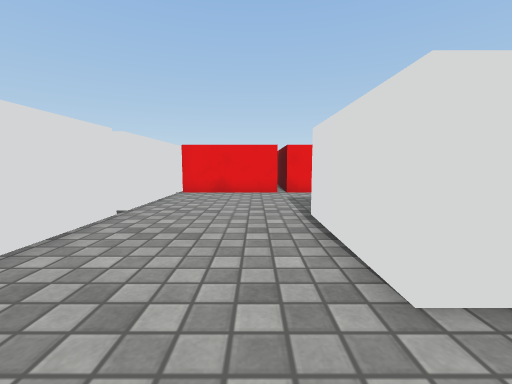
view 1 (above)

24 first-person views from a walk through a 3-D level made in the Unity game engine. The camera is 0.58 m above the floor, tilts 6° down and sees 90° across. The floor is counted in squares, 0.5 m on a side. Each view is taken from the middle of a square. On the plan, view 1 faces up. The plan holds only what a view shows up to about 12 squares ahead; the rest is blank. The place goes on beyond the plan. Surface patterns are stand-ins for the level's own textures.

view 2
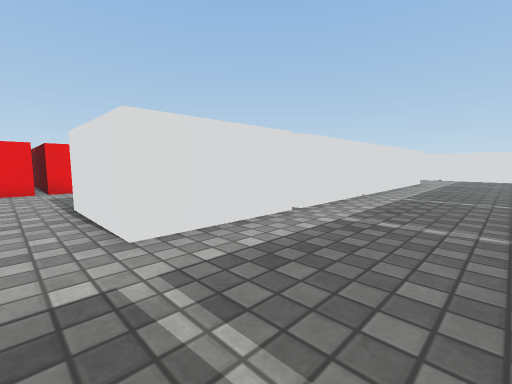

view 3
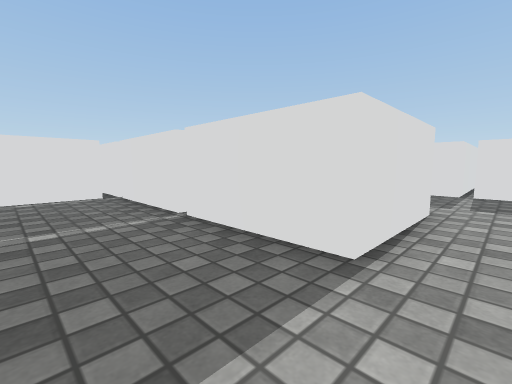

view 4
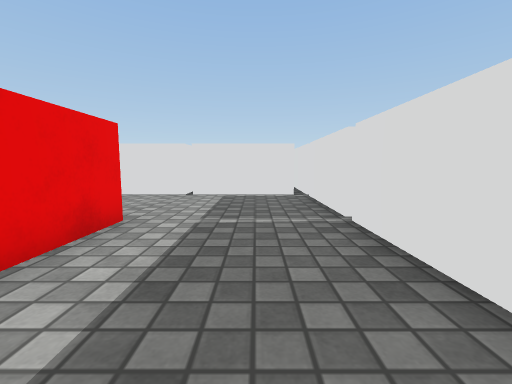

view 5
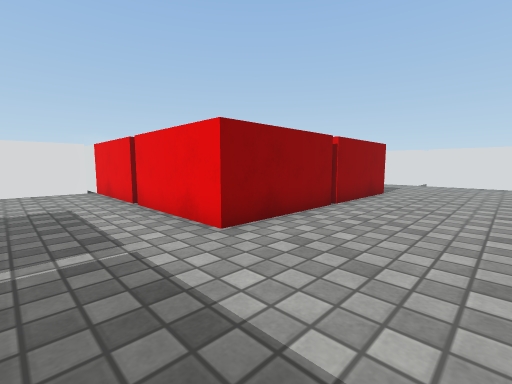

view 6
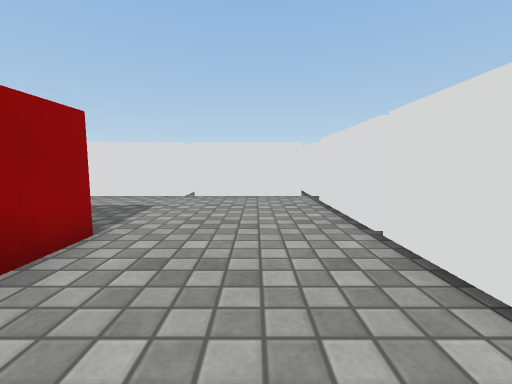

view 7
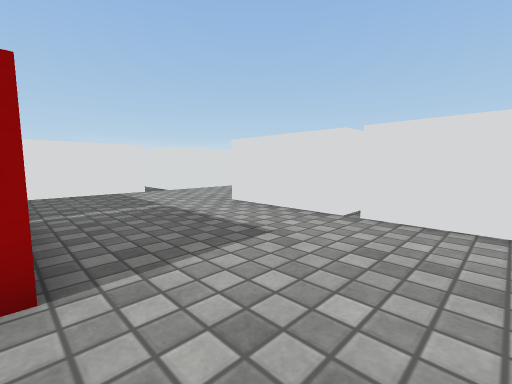

view 8
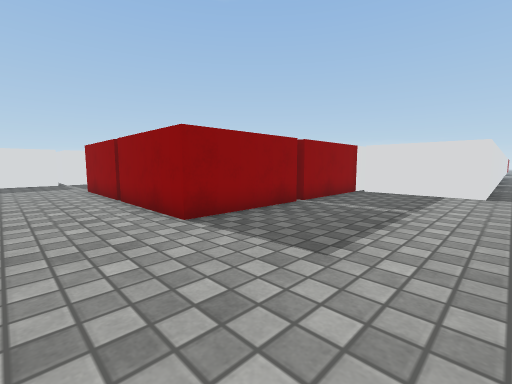

view 9
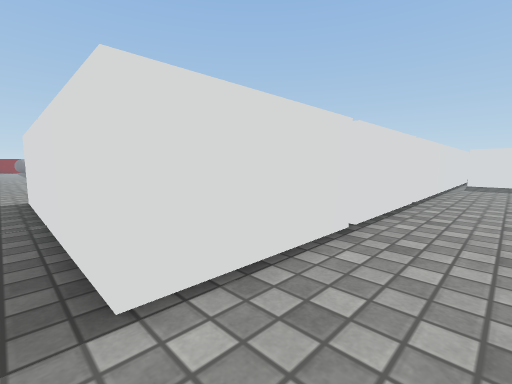

view 10
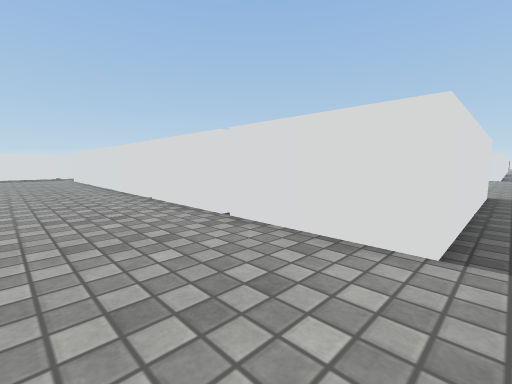

view 11
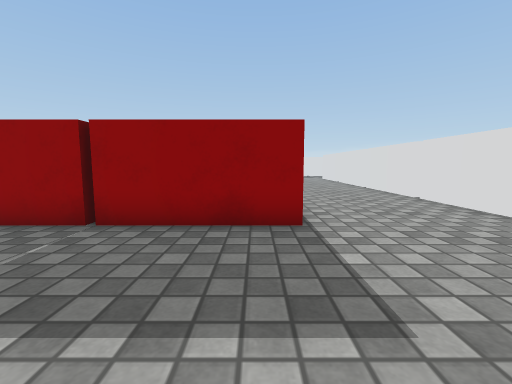

view 12
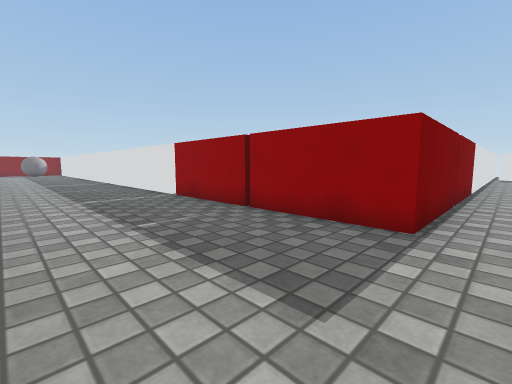

view 13
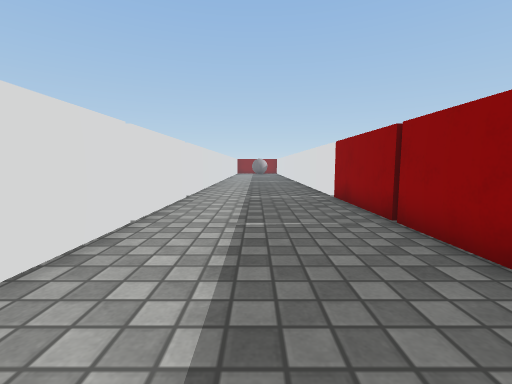

view 14
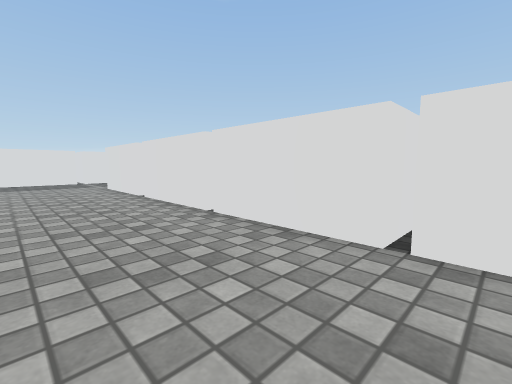

view 15
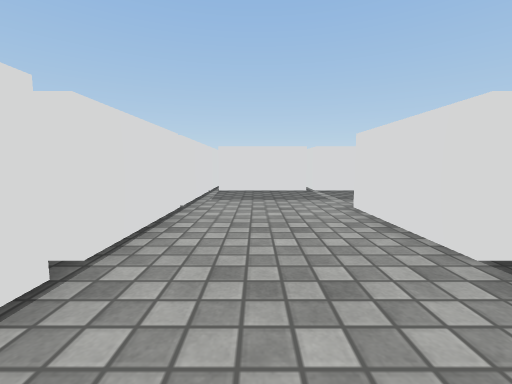

view 16
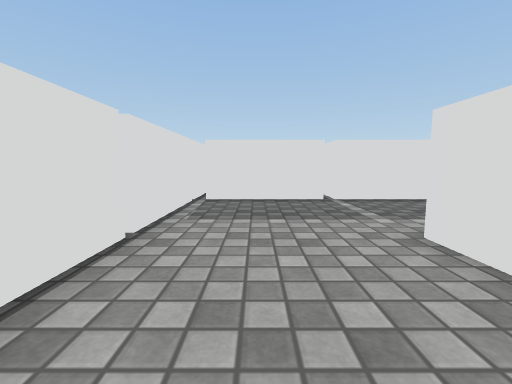

view 17
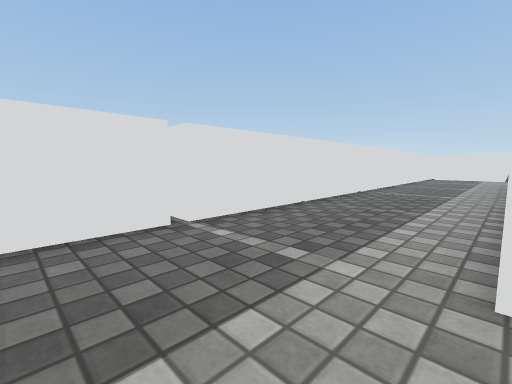

view 18
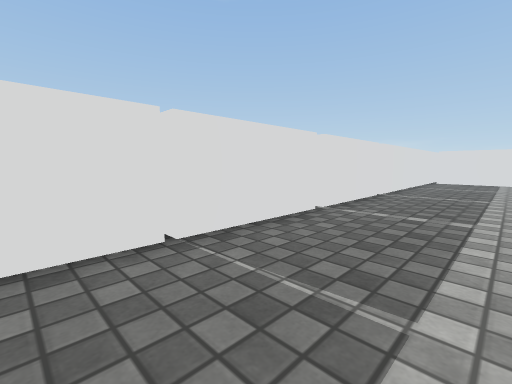

view 19
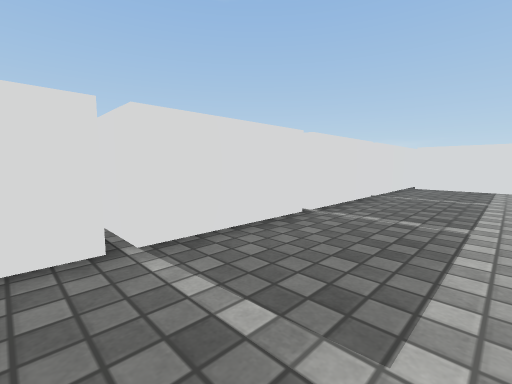

view 20
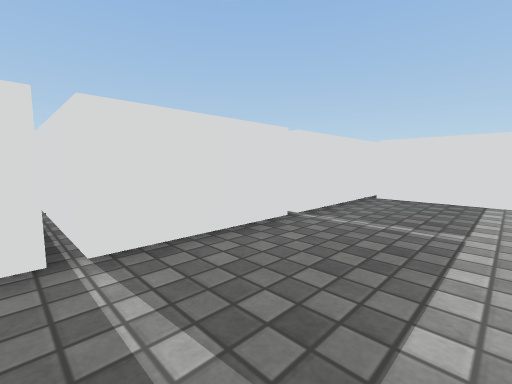

view 21
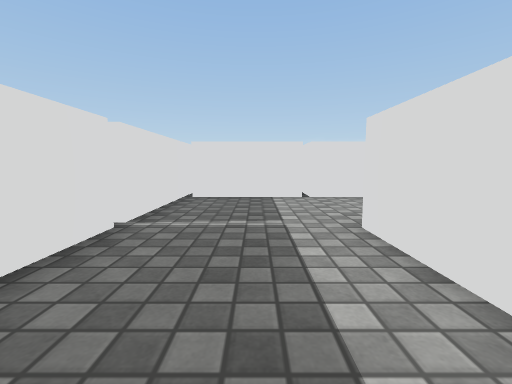

view 22
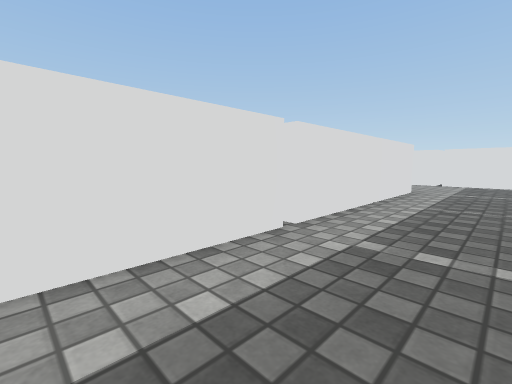

view 23
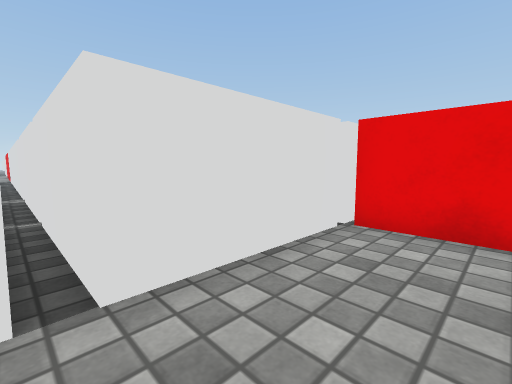

view 24
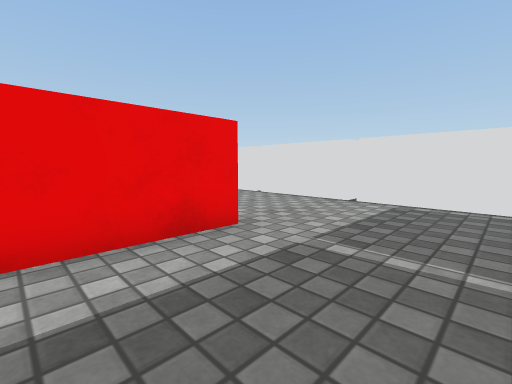

### Floor plan
Key: @ floor where view 1 was taken; . floor; B red block; L block; O other object.
Columns run from 15 left of view 1 to 33 right of it. Each row starts with its distance up from view 1.
 25         LLLL.....LLLLLLLLLLLL         LLLLLLLLLLL
 24        ..........................................
 23        OLLLL.............LLLLLLLLL...............
 22            L.............L       L...............
 21            L.............L       L...............
 20            L.............L       L...............
 19             BBBBBBBBB....L       L....BBBBBBBBBLL
 18                     B....L       L....B
 17                     B....L       L....B
 16                     B....L       L....B
 15                     B.....L     LL.....
 14                 B   B....L       L....B
 13                 B   B....L       L....B
 12                 B   B....L       L....B
 11             BBBBBBBBB....L       L....B
 10            L.............L       L....L
  9            L.............L       L....L
  8            L.............L       L....L
  7 LLL LLLLLLLL.............L       L....L
  6          LLL.....LLLLLLLLLLL     L....LL
  5            L.....L               L....L
  4            L.....L               L....L
  3            L.....L               L....L
  2            L.....LLLLLLLLLLLLLLLLL....L
  1            L..........................L
  0            L...@......................L
 -1            L..........................L
 -2            L..........................L
 -3           LLLLLLLLLLLLLLLLLLLLLLLLLLLLL
 -4                 L   L            L    L
 -5                 L   L                 L

Where each view was taken, in squares from view 1:
view 1: 0 up, 0 right, facing up
view 2: 2 down, 0 right, facing up-right
view 3: 9 up, 0 right, facing down-right
view 4: 8 up, 0 right, facing right
view 5: 8 up, 9 right, facing up-left
view 6: 15 up, 8 right, facing up
view 7: 19 up, 8 right, facing up-left
view 8: 24 up, 8 right, facing down-left
view 9: 24 up, 8 right, facing down-right
view 10: 24 up, 22 right, facing down-left
view 11: 24 up, 24 right, facing down
view 12: 24 up, 22 right, facing down-right
view 13: 22 up, 22 right, facing right
view 14: 16 up, 22 right, facing down-left
view 15: 9 up, 21 right, facing down
view 16: 6 up, 21 right, facing down
view 17: 2 up, 21 right, facing down-left
view 18: 1 up, 16 right, facing down-left
view 19: 1 up, 11 right, facing down-left
view 20: 1 up, 6 right, facing down-left
view 21: 0 up, 6 right, facing left
view 22: 1 down, 6 right, facing up-right
view 23: 6 up, 1 left, facing up-left
view 24: 7 up, 2 right, facing up-right
